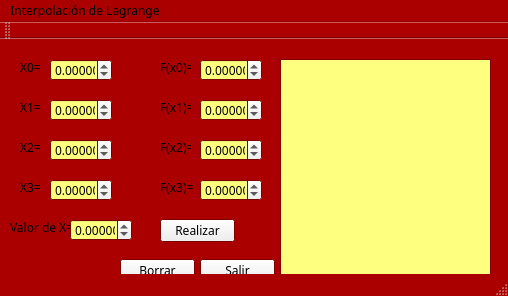
<?xml version="1.0" encoding="UTF-8"?>
<ui version="4.0">
 <class>InterpolacionLagrange</class>
 <widget class="QMainWindow" name="InterpolacionLagrange">
  <property name="geometry">
   <rect>
    <x>0</x>
    <y>0</y>
    <width>508</width>
    <height>296</height>
   </rect>
  </property>
  <property name="palette">
   <palette>
    <active>
     <colorrole role="Base">
      <brush brushstyle="SolidPattern">
       <color alpha="255">
        <red>255</red>
        <green>255</green>
        <blue>127</blue>
       </color>
      </brush>
     </colorrole>
     <colorrole role="Window">
      <brush brushstyle="SolidPattern">
       <color alpha="255">
        <red>170</red>
        <green>0</green>
        <blue>0</blue>
       </color>
      </brush>
     </colorrole>
    </active>
    <inactive>
     <colorrole role="Base">
      <brush brushstyle="SolidPattern">
       <color alpha="255">
        <red>255</red>
        <green>255</green>
        <blue>127</blue>
       </color>
      </brush>
     </colorrole>
     <colorrole role="Window">
      <brush brushstyle="SolidPattern">
       <color alpha="255">
        <red>170</red>
        <green>0</green>
        <blue>0</blue>
       </color>
      </brush>
     </colorrole>
    </inactive>
    <disabled>
     <colorrole role="Base">
      <brush brushstyle="SolidPattern">
       <color alpha="255">
        <red>170</red>
        <green>0</green>
        <blue>0</blue>
       </color>
      </brush>
     </colorrole>
     <colorrole role="Window">
      <brush brushstyle="SolidPattern">
       <color alpha="255">
        <red>170</red>
        <green>0</green>
        <blue>0</blue>
       </color>
      </brush>
     </colorrole>
    </disabled>
   </palette>
  </property>
  <property name="font">
   <font>
    <family>MV Boli</family>
   </font>
  </property>
  <property name="windowTitle">
   <string>InterpolacionLagrange</string>
  </property>
  <widget class="QWidget" name="centralWidget">
   <widget class="QLabel" name="label_9">
    <property name="geometry">
     <rect>
      <x>10</x>
      <y>180</y>
      <width>61</width>
      <height>16</height>
     </rect>
    </property>
    <property name="text">
     <string>Valor de X=</string>
    </property>
   </widget>
   <widget class="QLabel" name="label_3">
    <property name="geometry">
     <rect>
      <x>20</x>
      <y>60</y>
      <width>21</width>
      <height>16</height>
     </rect>
    </property>
    <property name="text">
     <string>X1=</string>
    </property>
   </widget>
   <widget class="QPushButton" name="Procesar">
    <property name="geometry">
     <rect>
      <x>160</x>
      <y>180</y>
      <width>75</width>
      <height>23</height>
     </rect>
    </property>
    <property name="text">
     <string>Realizar</string>
    </property>
   </widget>
   <widget class="QDoubleSpinBox" name="doubleSpinBox_5">
    <property name="geometry">
     <rect>
      <x>50</x>
      <y>100</y>
      <width>62</width>
      <height>22</height>
     </rect>
    </property>
    <property name="decimals">
     <number>5</number>
    </property>
    <property name="minimum">
     <double>-99.989999999999995</double>
    </property>
   </widget>
   <widget class="QDoubleSpinBox" name="doubleSpinBox">
    <property name="geometry">
     <rect>
      <x>50</x>
      <y>20</y>
      <width>62</width>
      <height>22</height>
     </rect>
    </property>
    <property name="decimals">
     <number>5</number>
    </property>
    <property name="minimum">
     <double>-99.989999999999995</double>
    </property>
   </widget>
   <widget class="QDoubleSpinBox" name="doubleSpinBox_3">
    <property name="geometry">
     <rect>
      <x>50</x>
      <y>60</y>
      <width>62</width>
      <height>22</height>
     </rect>
    </property>
    <property name="decimals">
     <number>5</number>
    </property>
    <property name="minimum">
     <double>-99.989999999999995</double>
    </property>
   </widget>
   <widget class="QLabel" name="label_6">
    <property name="geometry">
     <rect>
      <x>160</x>
      <y>100</y>
      <width>31</width>
      <height>16</height>
     </rect>
    </property>
    <property name="text">
     <string>F(x2)=</string>
    </property>
   </widget>
   <widget class="QDoubleSpinBox" name="doubleSpinBox_6">
    <property name="geometry">
     <rect>
      <x>200</x>
      <y>100</y>
      <width>62</width>
      <height>22</height>
     </rect>
    </property>
    <property name="decimals">
     <number>5</number>
    </property>
    <property name="minimum">
     <double>-99.989999999999995</double>
    </property>
   </widget>
   <widget class="QLabel" name="label_4">
    <property name="geometry">
     <rect>
      <x>160</x>
      <y>60</y>
      <width>31</width>
      <height>16</height>
     </rect>
    </property>
    <property name="text">
     <string>F(x1)=</string>
    </property>
   </widget>
   <widget class="QDoubleSpinBox" name="doubleSpinBox_9">
    <property name="geometry">
     <rect>
      <x>70</x>
      <y>180</y>
      <width>62</width>
      <height>22</height>
     </rect>
    </property>
    <property name="decimals">
     <number>5</number>
    </property>
    <property name="minimum">
     <double>-99.989999999999995</double>
    </property>
   </widget>
   <widget class="QLabel" name="label">
    <property name="geometry">
     <rect>
      <x>20</x>
      <y>20</y>
      <width>21</width>
      <height>16</height>
     </rect>
    </property>
    <property name="text">
     <string>X0=</string>
    </property>
   </widget>
   <widget class="QDoubleSpinBox" name="doubleSpinBox_8">
    <property name="geometry">
     <rect>
      <x>200</x>
      <y>140</y>
      <width>62</width>
      <height>22</height>
     </rect>
    </property>
    <property name="decimals">
     <number>5</number>
    </property>
    <property name="minimum">
     <double>-99.989999999999995</double>
    </property>
   </widget>
   <widget class="QDoubleSpinBox" name="doubleSpinBox_4">
    <property name="geometry">
     <rect>
      <x>200</x>
      <y>60</y>
      <width>62</width>
      <height>22</height>
     </rect>
    </property>
    <property name="decimals">
     <number>5</number>
    </property>
    <property name="minimum">
     <double>-99.989999999999995</double>
    </property>
   </widget>
   <widget class="QTextEdit" name="textEdit">
    <property name="geometry">
     <rect>
      <x>280</x>
      <y>20</y>
      <width>211</width>
      <height>231</height>
     </rect>
    </property>
   </widget>
   <widget class="QPushButton" name="Salir">
    <property name="geometry">
     <rect>
      <x>200</x>
      <y>220</y>
      <width>75</width>
      <height>23</height>
     </rect>
    </property>
    <property name="text">
     <string>Salir</string>
    </property>
   </widget>
   <widget class="QLabel" name="label_2">
    <property name="geometry">
     <rect>
      <x>160</x>
      <y>20</y>
      <width>31</width>
      <height>16</height>
     </rect>
    </property>
    <property name="text">
     <string>F(x0)=</string>
    </property>
   </widget>
   <widget class="QDoubleSpinBox" name="doubleSpinBox_2">
    <property name="geometry">
     <rect>
      <x>200</x>
      <y>20</y>
      <width>62</width>
      <height>22</height>
     </rect>
    </property>
    <property name="decimals">
     <number>5</number>
    </property>
    <property name="minimum">
     <double>-99.989999999999995</double>
    </property>
   </widget>
   <widget class="QLabel" name="label_8">
    <property name="geometry">
     <rect>
      <x>160</x>
      <y>140</y>
      <width>41</width>
      <height>16</height>
     </rect>
    </property>
    <property name="text">
     <string>F(x3)=</string>
    </property>
   </widget>
   <widget class="QLabel" name="label_5">
    <property name="geometry">
     <rect>
      <x>20</x>
      <y>100</y>
      <width>21</width>
      <height>16</height>
     </rect>
    </property>
    <property name="text">
     <string>X2=</string>
    </property>
   </widget>
   <widget class="QLabel" name="label_7">
    <property name="geometry">
     <rect>
      <x>20</x>
      <y>140</y>
      <width>21</width>
      <height>16</height>
     </rect>
    </property>
    <property name="text">
     <string>X3=</string>
    </property>
   </widget>
   <widget class="QPushButton" name="Borrar">
    <property name="geometry">
     <rect>
      <x>120</x>
      <y>220</y>
      <width>75</width>
      <height>23</height>
     </rect>
    </property>
    <property name="text">
     <string>Borrar</string>
    </property>
   </widget>
   <widget class="QDoubleSpinBox" name="doubleSpinBox_7">
    <property name="geometry">
     <rect>
      <x>50</x>
      <y>140</y>
      <width>62</width>
      <height>22</height>
     </rect>
    </property>
    <property name="decimals">
     <number>5</number>
    </property>
    <property name="minimum">
     <double>-99.989999999999995</double>
    </property>
   </widget>
  </widget>
  <widget class="QMenuBar" name="menuBar">
   <property name="geometry">
    <rect>
     <x>0</x>
     <y>0</y>
     <width>508</width>
     <height>23</height>
    </rect>
   </property>
   <widget class="QMenu" name="menuInterpolaci_n_de_Lagrange">
    <property name="title">
     <string>Interpolación de Lagrange</string>
    </property>
   </widget>
   <addaction name="menuInterpolaci_n_de_Lagrange"/>
  </widget>
  <widget class="QToolBar" name="mainToolBar">
   <attribute name="toolBarArea">
    <enum>TopToolBarArea</enum>
   </attribute>
   <attribute name="toolBarBreak">
    <bool>false</bool>
   </attribute>
  </widget>
  <widget class="QStatusBar" name="statusBar"/>
 </widget>
 <layoutdefault spacing="6" margin="11"/>
 <resources/>
 <connections/>
</ui>
